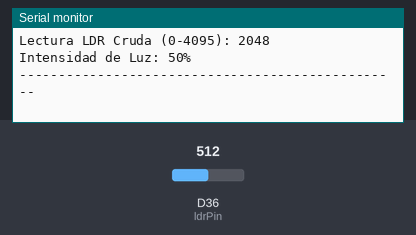
The sketch below on a simulated Arduino Due. Parts: the last lines printed to the serial monitor. The test bench sets the inputs (shaded band); at power-on: D36 (ldrPin) = 512 (analog values on the 0–1023 scale).

Above: at 1.8 s.
1.9 s: D36 (ldrPin) set to 716
At 2.8 s:
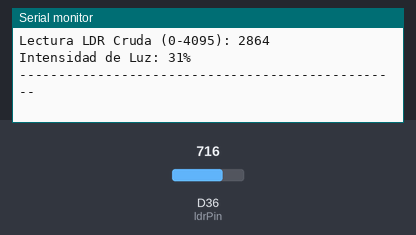
3.4 s: D36 (ldrPin) set to 900
At 4.8 s:
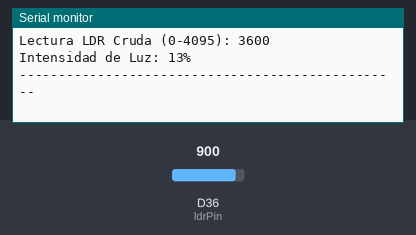
Timing chart, 0 to 6.4 s (numbered marks = the images above; inputs shaded):
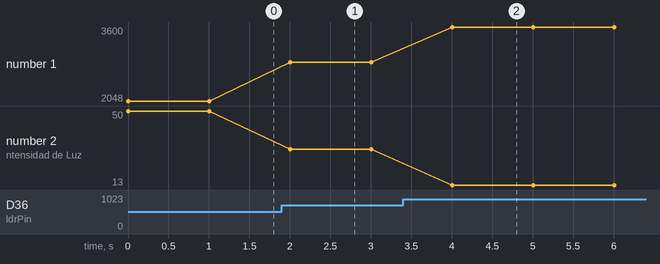

The sketch:

ldr_luz.ino
```cpp
const int ldrPin = 36;

// Define el valor de la resistencia
const int resistenciaFija = 10000; // Resistencia de 10k Ohmios

void setup() {
  Serial.begin(115200);

  // Configura la resolución del ADC a 12 bits
  analogReadResolution(12);
}

void loop() {
  int lecturaLDRCruda = analogRead(ldrPin);

  // Invierte y mapea la lectura cruda (0-4095) a una escala de 0 a 100.
  int intensidadLuzPorcentaje = map(lecturaLDRCruda, 0, 4095, 100, 0);

  // Imprime la lectura cruda del ADC para referencia
  Serial.print("Lectura LDR Cruda (0-4095): ");
  Serial.println(lecturaLDRCruda);

  // Imprime la intensidad de luz en porcentaje
  Serial.print("Intensidad de Luz: ");
  Serial.print(intensidadLuzPorcentaje);
  Serial.println("%");

  Serial.println("-------------------------------------------------");
  delay(1000);
}
```

Measured:
- after the input at 1.9 s, the serial monitor: prints a new line after 0.10 s (image 1)
- after the input at 3.4 s, the serial monitor: prints a new line after 0.60 s (image 2)
- plotted number 1: 2048 → 2864 after the input at 1.9 s, 2864 → 3600 after the input at 3.4 s
- plotted number 2: 50 → 31 after the input at 1.9 s, 31 → 13 after the input at 3.4 s
